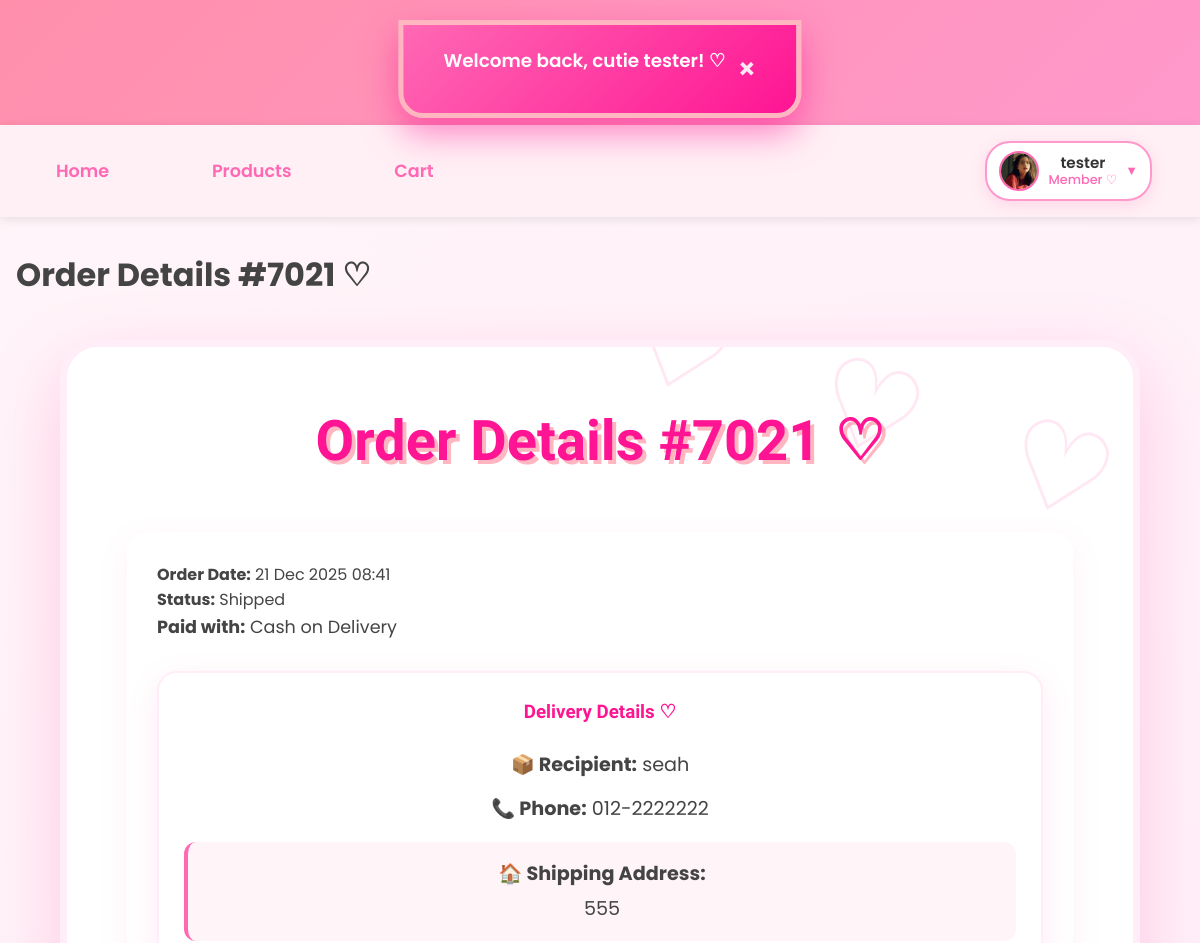
Page /member/order_detail.php?id=7021 (signed in, upper part) on the earlier database version.
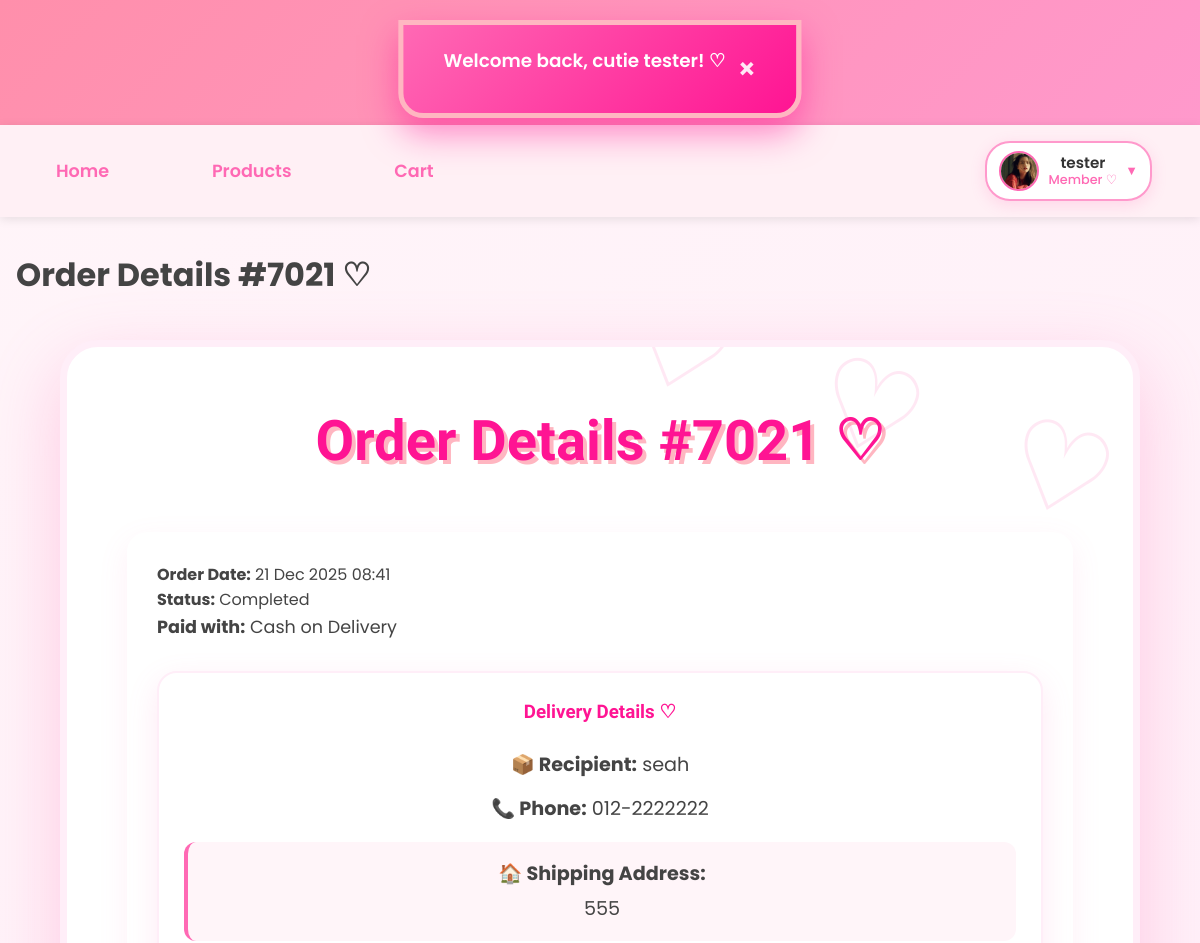
Same page on the later database version.
### tables this page shows
CREATE TABLE `orders` (
  `order_id` int(11) NOT NULL,
  `user_id` int(11) NOT NULL,
  `shipping_address` text DEFAULT NULL,
  `recipient_name` varchar(100) NOT NULL,
  `recipient_phone` varchar(20) NOT NULL,
  `total_amount` decimal(10,2) NOT NULL,
  `shipping_fee` decimal(10,2) DEFAULT 0.00,
  `shipping_region` varchar(20) DEFAULT NULL,
  `payment_method` varchar(50) DEFAULT NULL,
  `card_last4` varchar(4) DEFAULT NULL,
  `qr_code` text DEFAULT NULL,
  `qr_generated_at` datetime DEFAULT NULL,
  `order_date` datetime NOT NULL DEFAULT current_timestamp(),
  `order_status` varchar(50) DEFAULT 'Pending Payment',
  `status` enum('Pending Payment','To Ship','Shipped','Completed','Cancelled','Return/Refund') NOT NULL DEFAULT 'Pending Payment',
  `return_reason` varchar(255) DEFAULT NULL,
  `voucher_code` varchar(50) DEFAULT NULL,
  `discount_amount` decimal(10,2) DEFAULT 0.00
);

### _base.php (called while the page is built, shortened)
<?php
function req($key, $value = null) {
    $value = $_REQUEST[$key] ?? $value;
    return is_array($value) ? array_map('trim', $value) : trim($value);
}
function username() {
    return $_SESSION['user'] ?? null;
}
function current_user() {
    global $_db;
    $stm = $_db->prepare("SELECT * FROM users WHERE username = ?");
    $stm->execute([username()]);
    return $stm->fetch();
}
function encode($value) {
    return htmlentities($value);
}
?>

### member/order_detail.php (the view, shortened to what this page needs)
<?php
require '../_base.php';
$id = req('id');
$stm = $_db->prepare('SELECT * FROM orders WHERE order_id = ? AND user_id = ?');
$stm->execute([$id, current_user()->id]);
$o = $stm->fetch();
$stm_refresh = $_db->prepare('SELECT order_status, payment_method, card_last4 FROM orders WHERE order_id = ?');
$stm_refresh->execute([$id]);
$refresh = $stm_refresh->fetch();
$o->order_status = $refresh->order_status;
$o->payment_method = $refresh->payment_method;
$o->card_last4 = $refresh->card_last4;
include '../_head.php';
?>
<div class="container" style="max-width:900px; margin:40px auto;">
    <h2 style="text-align:center; color:#ff69b4;">Order Details #<?= $id ?> ♡</h2>
    <div style="background:white; padding:30px; border-radius:20px; box-shadow:0 10px 30px rgba(255,105,180,0.1);">
        <p><strong>Order Date:</strong> <?= date('d M Y H:i', strtotime($o->order_date)) ?></p>
        <p><strong>Status:</strong> <?= $o->order_status ?></p>
        <?php if ($o->payment_method): ?>
            <p style="font-size:1.1rem;">
                <strong>Paid with:</strong>
                <?php if ($o->payment_method === 'Credit/Debit Card' && $o->card_last4): ?>
                    Credit/Debit Card ending ****<?= $o->card_last4 ?>
                <?php else: ?>
                    <?= encode($o->payment_method) ?>
                <?php endif; ?>
            </p>
        <?php endif; ?>
        <div style="background:#fff; padding:25px; border-radius:20px; margin:30px 0; border:2px solid #ffeef8; box-shadow:0 10px 30px rgba(255,105,180,0.15);">
        <h3 style="color:#ff1493; text-align:center; margin-bottom:20px; font-family:'Kalam', cursive;">Delivery Details ♡</h3>
        <div style="text-align:center; font-size:1.2rem; line-height:1.8;">
            <p style="margin:10px 0;">
                <strong>📦 Recipient:</strong> <?= encode($o->recipient_name) ?>
            </p>
            <p style="margin:10px 0;">
                <strong>📞 Phone:</strong> <?= encode($o->recipient_phone) ?>
            </p>
            <p style="margin:15px 0; padding:15px; background:#fff5f9; border-radius:12px; border-left:4px solid #ff69b4;">
                <strong>🏠 Shipping Address:</strong><br>
                <?= nl2br(encode($o->shipping_address)) ?>
            </p>
        </div>
        <br>
    </div>
</div>
<?php include '../_foot.php'; ?>

Differences in the rows shown:
changed orders "seah": order_status "Shipped" → "Completed"
